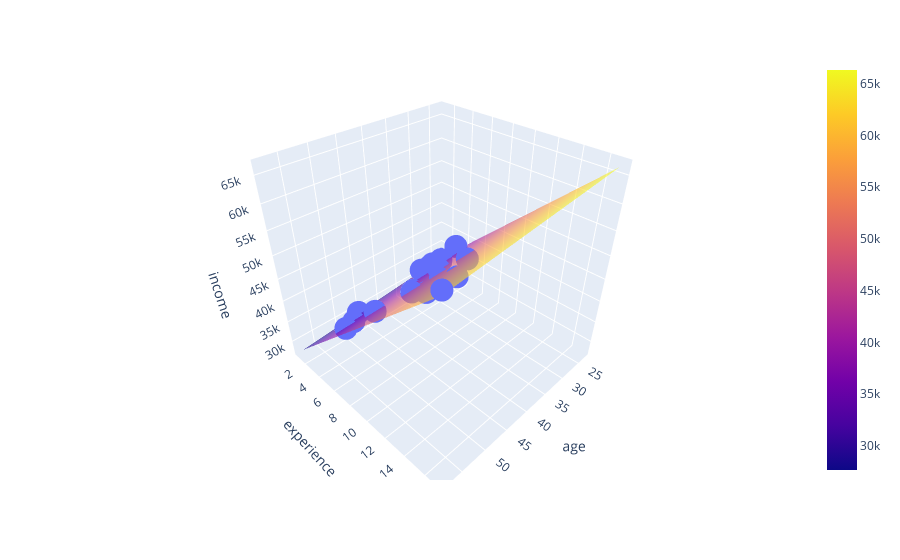

Notebook code for this chart:
### Code cell
fig = px.scatter_3d(df, x='age', y='experience', z='income')

fig.add_trace(go.Surface(x=x, y=y, z=z, opacity=0.6))

fig.show()

### Figure 1 — Plotly figure (JSON) as saved in the notebook; plotly's stock layout.template omitted (floating-point values rounded to 4 significant figures; data arrays with more than 128 entries replaced by an {"elided": "..."} marker saying what was removed)
{"data": [{"hovertemplate": "age=%{x}<br>experience=%{y}<br>income=%{z}<extra></extra>", "legendgroup": "", "marker": {"color": "#636efa", "symbol": "circle"}, "mode": "markers", "name": "", "scene": "scene", "showlegend": false, "type": "scatter3d", "x": [25, 30, 47, 32, 43, 51, 28, 33, 37, 39, 29, 47, 54, 51, 44, 41, 58, 23, 44, 37], "y": [1, 3, 2, 5, 10, 7, 5, 4, 5, 8, 1, 9, 5, 4, 12, 6, 17, 1, 9, 10], "z": [30450, 35670, 31580, 40130, 47830, 41630, 41340, 37650, 40250, 45150, 27840, 46110, 36720, 34800, 51300, 38900, 63600, 30870, 44190, 48700]}, {"opacity": 0.6, "type": "surface", "x": [23.0, 24.84, 26.68, 28.53, 30.37, 32.21, 34.05, 35.89, 37.74, 39.58, 41.42, 43.26, 45.11, 46.95, 48.79, 50.63, 52.47, 54.32, 56.16, 58.0], "y": [1.0, 1.842, 2.684, 3.526, 4.368, 5.211, 6.053, 6.895, 7.737, 8.579, 9.421, 10.26, 11.11, 11.95, 12.79, 13.63, 14.47, 15.32, 16.16, 17.0], "z": {"elided": "20x20 float values"}}], "layout": {"legend": {"tracegroupgap": 0}, "margin": {"t": 60}, "scene": {"domain": {"x": [0, 1], "y": [0, 1]}, "xaxis": {"title": {"text": "age"}}, "yaxis": {"title": {"text": "experience"}}, "zaxis": {"title": {"text": "income"}}}}}
